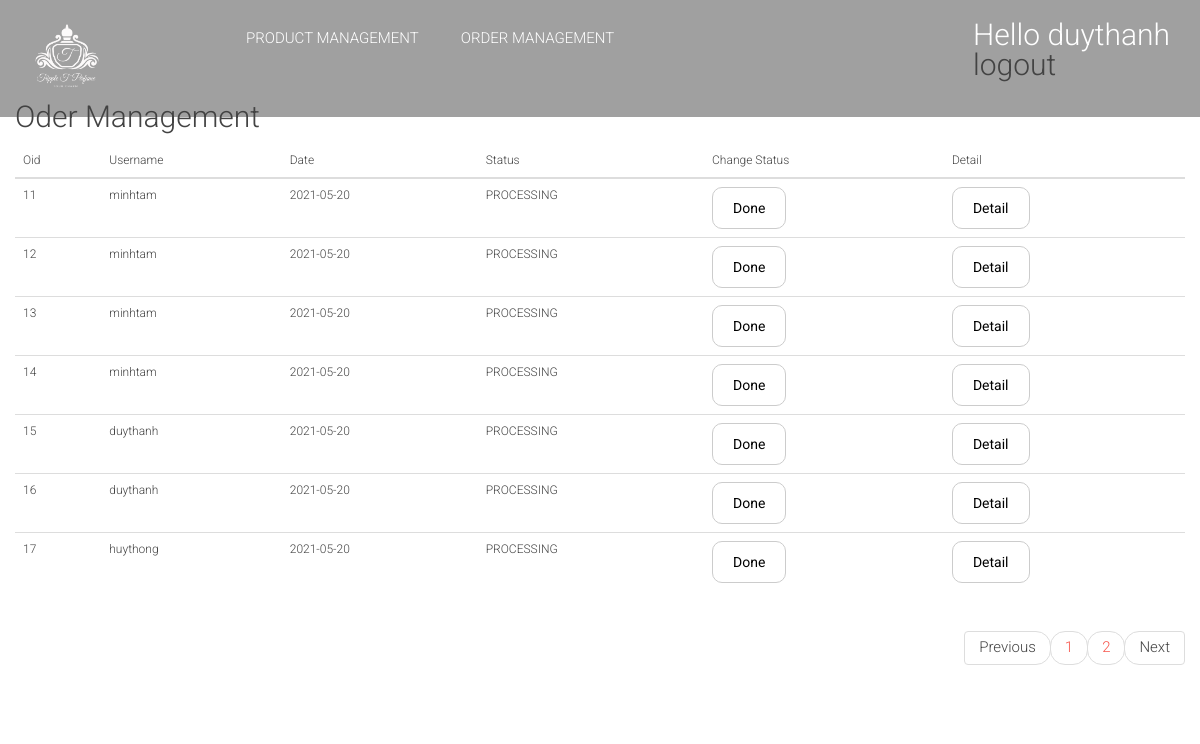
The app's page /Admin/ordermanager.php (signed in) with its own data.
### tables this page shows
CREATE TABLE IF NOT EXISTS `order` (
  `OID` int(11) NOT NULL AUTO_INCREMENT,
  `USERNAME` varchar(64) NOT NULL,
  `TOTAL` decimal(20,3) NOT NULL,
  `DATE` date NOT NULL,
  `STATUS` text NOT NULL,
  PRIMARY KEY (`OID`),
  KEY `USERNAME` (`USERNAME`)
);

### Admin/Sessionadmin.php (called while the page is built, shortened)
<?php
function islogin(){
    return isset($_SESSION['USERNAME']);
}
?>

### Admin/ordermanager.php (the view, shortened to what this page needs)
<?php
require_once('Sessionadmin.php');
if (islogin()) {
    require_once('header.php');
?>
    <div id="OManagement" class="container_fullwidth">
        <div class="container" style="background-color: white;width: 100%;margin-top: 5%;">
            <br>
            <h3>Oder Management</h3>
            <br>
            <table class="table table-hover">
                <thead>
                    <tr>
                        <th>Oid</th>
                        <th>Username</th>
                        <th>Date</th>
                        <th>Status</th>
                        <th>Change Status</th>
                        <th>Detail</th>
                    </tr>
                </thead>
                <tbody>
                    <?php
                    $conn = connectDb();
                    $sql = "select* from `order` Limit " . ($_REQUEST['Page'] * 7) . ",7";
                    $result = $conn->query($sql);
                    while ($row = $result->fetch_assoc()) {
                    ?>
                        <tr data-toggle="tooltip" data-placement="top" title="Click to see order detail">
                            <td><?= $row['OID'] ?></td>
                            <td><?= $row['USERNAME'] ?></td>
                            <td><?= $row['DATE'] ?></td>
                            <td><?= $row['STATUS'] ?></td>
                            <td>
                                <?php
                                if ($row['STATUS'] == "DONE") {
                                ?>
                                    <button data-toggle="modal" onclick="location.href = 'UpdateStt.php?oid=<?= $row['OID'] ?>&stt=<?= $row['STATUS'] ?>'" data-target="#updateModal">Processing</button>
                                <?php
                                } else {
                                ?>
                                    <button data-toggle="modal" data-target="#updateModal" onclick="location.href = 'UpdateStt.php?oid=<?= $row['OID'] ?>&stt=<?= $row['STATUS'] ?>'">Done</button>
                                <?php
                                }
                                ?>
                            </td>
                            <td>
                                <button data-toggle="modal" data-target="#updateModal" onclick="location.href = 'Orderdetail.php?oid=<?= $row['OID'] ?>'">Detail</button>
                            </td>
                        </tr>
                    <?php
                    }
                    ?>
                </tbody>
            </table>
            <div class="pager">
                <?php
                $sql = "select* from `order`";
                $result = $conn->query($sql);
                $row = $result->num_rows;
                $pages = $row % 7 == 0 ? intval($row / 7) : intval($row / 7) + 1;
                $search = '?Page=' . (($_REQUEST['Page'] > 0) ? $_REQUEST['Page'] - 1 : $_REQUEST['Page']);
                if ($pages !== 0) {
                ?>
                    <ul class="pagination">
                        <li><a href="ordermanager.php<?= $search ?>">Previous</a></li>
                        <?php
                        for ($i = 0; $i < $pages; $i++) {
                            $search = "Page=" . $i;
                        ?>
                            <li><a href="ordermanager.php?<?= $search ?>" class="active">
                                    <?= ($i + 1) ?>
                                </a></li>
                        <?php
                        }
                        $search = '?Page=' . (($_REQUEST['Page'] < $pages - 1) ? $_REQUEST['Page'] + 1 : $_REQUEST['Page']);
                        ?>
                        <li><a href="ordermanager.php<?= $search ?>">Next</a></li>
                    </ul>
                <?php
                }
                ?>
            </div>
        </div>
    </div>
    </body>
    </html>
<?php
} else
    header('location: login.php');
?>

### css/style.css (style rules this page uses)
html, body, div, span, applet, object, iframe, h1, h2, h3, h4, h5, h6, p, blockquote, pre, a, abbr, acronym, address, big, cite, code, del, dfn, em, img, ins, kbd, q, s, samp, small, strike, strong, sub, sup, tt, var, b, u, i, center, dl, dt, dd, ol, ul, li, fieldset, form, label, legend, table, caption, tbody, tfoot, thead, tr, th, td, article, aside, canvas, details, embed, figure, figcaption, footer, header, hgroup, menu, nav, output, ruby, section, summary, time, mark, audio, video { margin: 0; padding: 0; font-size: 100%; font: inherit; vertical-align: baseline; }
body { font-family: 'Roboto', sans-serif; font-size: 12px; font-weight: 300; line-height: 1; background: #f5f5f5; color: #434343; }
ol, ul { list-style: none; }
table { border-collapse: collapse; border-spacing: 0; }
h1, h2, h3, h4, h5 { margin: 0; padding: 0; font-weight: 300; }
h3 { font-size: 30px; }
a { transition: all 0.2s ease-in-out 0s; -webkit-transition: all 0.2s ease-in-out 0s; }
a:hover, a:focus, a { text-decoration: none; }
ul { list-style: none outside none; margin: 0; padding: 0; }
ul:after { clear: both; content: ""; display: block; }
li { line-height: 18px; transition: all 0.2s ease-in-out 0s; -webkit-transition: all 0.2s ease-in-out 0s; }
a, button, .button, .products, .name, .price, .fa, .sequence-next, .sequence-prev { -webkit-transition: all 300ms cubic-bezier(0.250, 0.250, 0.750, 0.750); -moz-transition: all 300ms cubic-bezier(0.250, 0.250, 0.750, 0.750); -ms-transition: all 300ms cubic-bezier(0.250, 0.250, 0.750, 0.750); -o-transition: all 300ms cubic-bezier(0.250, 0.250, 0.750, 0.750); transition: all 300ms cubic-bezier(0.250, 0.250, 0.750, 0.750); }
.button, button { background: #fff; padding: 10px 20px; border: 1px solid #cccccc; font-size: 14px; -webkit-border-radius: 10px; border-radius: 10px; outline: none; }
.header, .footer, .container_fullwidth { position: relative; margin: 0; padding: 0; width: 100%; }
.container_fullwidth { background: #fff; padding-top: 30px; padding-bottom: 30px; }
.pager { float: right; width: auto; margin: 0; }
.pager a { float: left; margin-left: 5px; min-width: 25px; min-height: 25px; border: 1px solid #fff; -webkit-border-radius: 5px; border-radius: 5px; position: relative; text-align: center; font-size: 15px; line-height: 22px; }
.pager a.active { color: #f7544a; }
@media (min-width: 768px) { .container { width: 750px; } }
@media (min-width: 992px) { .container { width: 970px; } }
@media (min-width: 1200px) { .container { width: 1170px; } }

### records on screen
order: OID "11", USERNAME "minhtam", DATE "2021-05-20", STATUS "PROCESSING"
order: OID "12", USERNAME "minhtam", DATE "2021-05-20", STATUS "PROCESSING"
order: OID "13", USERNAME "minhtam", DATE "2021-05-20", STATUS "PROCESSING"
order: OID "14", USERNAME "minhtam", DATE "2021-05-20", STATUS "PROCESSING"
order: OID "15", USERNAME "duythanh", DATE "2021-05-20", STATUS "PROCESSING"
order: OID "16", USERNAME "duythanh", DATE "2021-05-20", STATUS "PROCESSING"
order: OID "17", USERNAME "huythong", DATE "2021-05-20", STATUS "PROCESSING"

### other values on screen
$_SESSION['USERNAME'] "duythanh"
